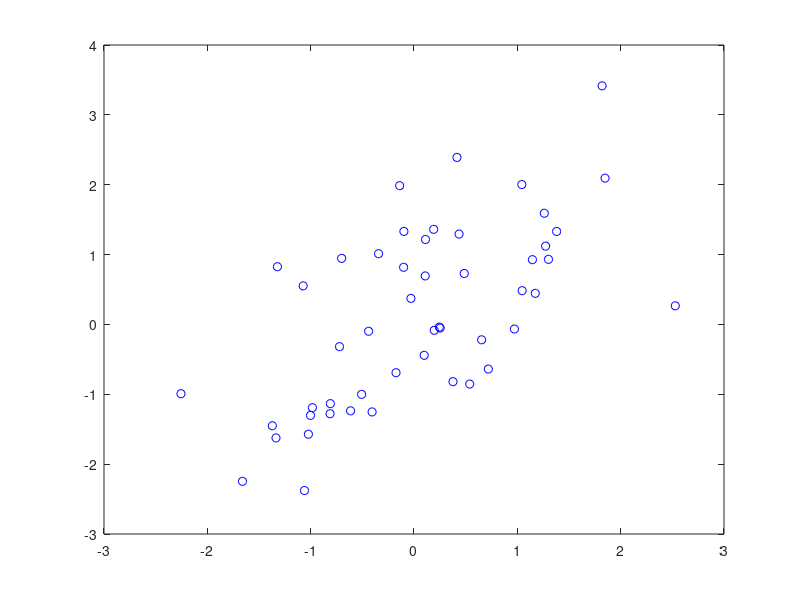

Write MATLAB code to recreate this figure. (Note: this script raises an error after producing the figure.)
% Testing a within-person moderator
% A common situation in neuroimaging is when you have brain-behavior
% correlations under two intervention conditions or states, where states
% are assessed within-person. 
% 
% For example, you might test whether social
% support (the state) changes the slope of the relationship between pain
% and brain activity. You also have data from a no-support control condition,
% and each person is tested in both states. How do you test this?
%
% You might be interested in several questions here, which are all somewhat
% different:
% 1. Does pain predict brain activity more strongly during social support
%    than control?
% 2. Do individual differences in pain [on vs. off support] predict brain [on vs. off support]
% 
% These are different questions. The second is more typical in
% neuroimaging, but the first is potentially often of greater interest.
%
%
% Choices for testing (1) above
% ----------------------------------------
% Slope vs. correlation
% We can test the first by comparing the slope of X1 -> y1 with X2 -> y2 
% where both models are estimated on the same individuals and errors are
% thus correlated. i.e., test slope(jk) = slope(hm)
%
% We can also test the correlations rather than slope values, r(jk) = r(hm)
% This is testing a signal to noise measure, and can be driven by differences in either
% signal or error variance between conditions.
%
% Data cases: shared variable vs. not
% In addition, sometimes we have the case where the same X predicts both y1 and y2
% and other times it is different. Steiger's correlation tests handle both
% 
% Example: pain under hand-holding -> brain under hand-holding
%   with   pain under control -> brain under control

% generate data

X1 = randn(50, 1);
y1 = X1 + randn(50, 1);
X2 = X1 + randn(50, 1); % another predictor that's correlated
y2 = .5 * X2 + randn(50, 1); % reduced slope response - a true difference

% fit models

px1 = pinv([X1 ones(size(X1))]);
px2 = pinv([X2 ones(size(X2))]);

b1 = px1 * y1;
b2 = px2 * y2;

b_diff = b1 - b2 % the difference of interest is b_diff(1)

% Plot the data

figure; plot(X1, y1, 'bo'); refline
hold on; plot(X2, y2, 'go'); refline
axis tight

% Comparing slopes vs. correlating difference scores
% --------------------------------------------------------------------
% is the comparison of slopes the same as running a single regression on contrast scores?
% no, they are different:

px3 = pinv([X1 - X2 ones(size(X1))]);
b_con = px3 * [y1 - y2]

% this is because using contrast scores does not test the difference in slopes. 
% thought experiment: Ps could have the exact same values on the predictor (X1 == X2)
% but different relationships with y2 (e.g. brain). The predictor (X)
% values for the contrast score regression are all exactly zero, so the
% correlation on contrast scores cannot even be tested. But there is a
% meaningful difference between the slopes.

% stats on the slope difference
% --------------------------------------------------------------------

% Mixed LME with correlated errors for the two conditions
% The issue with this is that the dfes for the fixed effects are not appropriate for 
% generalizing across individuals. We would need to re-calculate the dfe
% and standard error I think (Tor says).

n = size(X1, 1);
X = [X1; X2];               % Stacked predictors
X = [ones(2*n, 1) X];       % full matrix with intercept
y = [y1; y2];               % Stacked outcome
Z = ones(2*n, 1);           % Random effects
G = [(1:n)';(1:n)'];     % Grouping variable: Subject

lme = fitlmematrix(X,y,Z,G,'FixedEffectPredictors',...
{'Intercept','Predictor'},...
'RandomEffectPredictors',{'Intercept'},...
'RandomEffectGroups',{'Subject'},'CovariancePattern','Isotropic');

%% stats on the slope difference with bootstrapping
% --------------------------------------------------------------------

% bootstrap differences in slope
% sample subjects with replacement, taking the 4 variables of interest 
% (X1, y1, X2, y2) ? and then calculate the difference in slopes for each regression.

D = [X1, y1, X2, y2];

% Define functions
get_beta = @(X1, y1) pinv([X1 ones(size(X1, 1), 1)]) * y1;
slope_diff = @(D) (get_beta(D(:, 1), D(:, 2)) - get_beta(D(:, 3), D(:, 4)))'; % diff in slopes, first slope then intercept

nbootsamples = 1000;

BOOTSTAT = bootstrp(nbootsamples, slope_diff, D);    % Bootstrap and get statistics

bhat = slope_diff(D); % estimate of betas from full sample

[p, z] = bootbca_pval(0, slope_diff, BOOTSTAT, bhat, D);  % P and Z-values

fprintf('Difference in slopes: bhat_diff = %3.2f, Z = %3.2f, P = %3.4f\n', bhat(1), z(1), p(1));



%% Comparing slopes vs. comparing correlations
% --------------------------------------------------------------------
% Steiger (1980) is a classic paper with results on comparing dependent
% correlations. The formula for Z-scores Z1* and Z2* (eqs. 12 and 13)
% work for the case 
%
% This will not give the same answer as the slope difference, because it's
% comparing correlations, not slopes. The slopes could be different but the
% correlations (signal to noise) could be identical.

out = correl_compare_dep([X1 y1], [X2 y2], 'alpha', .05); % , ['rank'],['table'])
fprintf('Compared dependent correlations: r1 = %3.2f vs. r2 = %3.2f, Z_diff = %3.2f, p = %3.4f\n', out.r1(1, 2), out.r2(1, 2), out.Z(1, 2), out.p(1, 2));

% see also: correl_compare_dep_search(seedself,seedother,self,other,'alpha',.005,'mask',mask,'rank');
 
